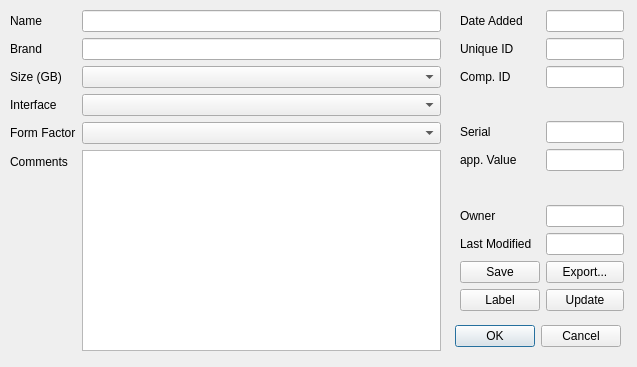
<?xml version="1.0" encoding="UTF-8"?>
<ui version="4.0">
 <class>NewEntryDialog</class>
 <widget class="QDialog" name="NewEntryDialog">
  <property name="geometry">
   <rect>
    <x>0</x>
    <y>0</y>
    <width>637</width>
    <height>367</height>
   </rect>
  </property>
  <property name="windowTitle">
   <string>Hard Drive</string>
  </property>
  <property name="modal">
   <bool>true</bool>
  </property>
  <widget class="QDialogButtonBox" name="buttonBox">
   <property name="geometry">
    <rect>
     <x>450</x>
     <y>320</y>
     <width>171</width>
     <height>32</height>
    </rect>
   </property>
   <property name="orientation">
    <enum>Qt::Horizontal</enum>
   </property>
   <property name="standardButtons">
    <set>QDialogButtonBox::Cancel|QDialogButtonBox::Ok</set>
   </property>
  </widget>
  <widget class="QWidget" name="formLayoutWidget">
   <property name="geometry">
    <rect>
     <x>10</x>
     <y>10</y>
     <width>431</width>
     <height>341</height>
    </rect>
   </property>
   <layout class="QFormLayout" name="formLayout">
    <item row="0" column="0">
     <widget class="QLabel" name="label">
      <property name="text">
       <string>Name</string>
      </property>
     </widget>
    </item>
    <item row="1" column="0">
     <widget class="QLabel" name="label_2">
      <property name="text">
       <string>Brand</string>
      </property>
     </widget>
    </item>
    <item row="2" column="0">
     <widget class="QLabel" name="label_3">
      <property name="text">
       <string>Size (GB)</string>
      </property>
     </widget>
    </item>
    <item row="3" column="0">
     <widget class="QLabel" name="label_4">
      <property name="text">
       <string>Interface</string>
      </property>
     </widget>
    </item>
    <item row="4" column="0">
     <widget class="QLabel" name="label_5">
      <property name="text">
       <string>Form Factor</string>
      </property>
     </widget>
    </item>
    <item row="5" column="0">
     <widget class="QLabel" name="label_6">
      <property name="text">
       <string>Comments</string>
      </property>
     </widget>
    </item>
    <item row="0" column="1">
     <widget class="QLineEdit" name="nameField"/>
    </item>
    <item row="1" column="1">
     <widget class="QLineEdit" name="brandField"/>
    </item>
    <item row="2" column="1">
     <widget class="QComboBox" name="sizeBox"/>
    </item>
    <item row="3" column="1">
     <widget class="QComboBox" name="interfaceBox"/>
    </item>
    <item row="4" column="1">
     <widget class="QComboBox" name="formfacBox"/>
    </item>
    <item row="5" column="1">
     <widget class="QPlainTextEdit" name="commentsText"/>
    </item>
   </layout>
  </widget>
  <widget class="QWidget" name="formLayoutWidget_2">
   <property name="geometry">
    <rect>
     <x>460</x>
     <y>10</y>
     <width>164</width>
     <height>301</height>
    </rect>
   </property>
   <layout class="QFormLayout" name="formLayout_2">
    <property name="fieldGrowthPolicy">
     <enum>QFormLayout::AllNonFixedFieldsGrow</enum>
    </property>
    <item row="0" column="0">
     <widget class="QLabel" name="label_7">
      <property name="text">
       <string>Date Added</string>
      </property>
     </widget>
    </item>
    <item row="0" column="1">
     <widget class="QLineEdit" name="dateAddedBox">
      <property name="readOnly">
       <bool>true</bool>
      </property>
     </widget>
    </item>
    <item row="1" column="0">
     <widget class="QLabel" name="label_8">
      <property name="text">
       <string>Unique ID</string>
      </property>
     </widget>
    </item>
    <item row="1" column="1">
     <widget class="QLineEdit" name="uidBox">
      <property name="readOnly">
       <bool>true</bool>
      </property>
     </widget>
    </item>
    <item row="2" column="0">
     <widget class="QLabel" name="label_9">
      <property name="text">
       <string>Comp. ID</string>
      </property>
     </widget>
    </item>
    <item row="2" column="1">
     <widget class="QLineEdit" name="cidBox">
      <property name="readOnly">
       <bool>true</bool>
      </property>
     </widget>
    </item>
    <item row="3" column="0" colspan="2">
     <spacer name="verticalSpacer">
      <property name="orientation">
       <enum>Qt::Vertical</enum>
      </property>
      <property name="sizeHint" stdset="0">
       <size>
        <width>20</width>
        <height>40</height>
       </size>
      </property>
     </spacer>
    </item>
    <item row="4" column="0">
     <widget class="QLabel" name="label_10">
      <property name="text">
       <string>Serial</string>
      </property>
     </widget>
    </item>
    <item row="4" column="1">
     <widget class="QLineEdit" name="serialBox"/>
    </item>
    <item row="5" column="0">
     <widget class="QLabel" name="label_11">
      <property name="text">
       <string>app. Value</string>
      </property>
     </widget>
    </item>
    <item row="5" column="1">
     <widget class="QLineEdit" name="valueBox"/>
    </item>
    <item row="7" column="0">
     <widget class="QLabel" name="label_12">
      <property name="text">
       <string>Owner</string>
      </property>
     </widget>
    </item>
    <item row="7" column="1">
     <widget class="QLineEdit" name="ownerBox">
      <property name="readOnly">
       <bool>true</bool>
      </property>
     </widget>
    </item>
    <item row="8" column="0">
     <widget class="QLabel" name="label_13">
      <property name="text">
       <string>Last Modified</string>
      </property>
     </widget>
    </item>
    <item row="8" column="1">
     <widget class="QLineEdit" name="lastModified">
      <property name="readOnly">
       <bool>true</bool>
      </property>
     </widget>
    </item>
    <item row="9" column="0">
     <widget class="QPushButton" name="pushButton">
      <property name="text">
       <string>Save</string>
      </property>
     </widget>
    </item>
    <item row="9" column="1">
     <widget class="QPushButton" name="pushButton_2">
      <property name="text">
       <string>Export...</string>
      </property>
     </widget>
    </item>
    <item row="10" column="0">
     <widget class="QPushButton" name="pushButton_3">
      <property name="text">
       <string>Label</string>
      </property>
     </widget>
    </item>
    <item row="10" column="1">
     <widget class="QPushButton" name="pushButton_4">
      <property name="text">
       <string>Update</string>
      </property>
     </widget>
    </item>
    <item row="6" column="1">
     <spacer name="verticalSpacer_2">
      <property name="orientation">
       <enum>Qt::Vertical</enum>
      </property>
      <property name="sizeHint" stdset="0">
       <size>
        <width>20</width>
        <height>40</height>
       </size>
      </property>
     </spacer>
    </item>
   </layout>
  </widget>
 </widget>
 <resources/>
 <connections>
  <connection>
   <sender>buttonBox</sender>
   <signal>accepted()</signal>
   <receiver>NewEntryDialog</receiver>
   <slot>accept()</slot>
   <hints>
    <hint type="sourcelabel">
     <x>248</x>
     <y>254</y>
    </hint>
    <hint type="destinationlabel">
     <x>157</x>
     <y>274</y>
    </hint>
   </hints>
  </connection>
  <connection>
   <sender>buttonBox</sender>
   <signal>rejected()</signal>
   <receiver>NewEntryDialog</receiver>
   <slot>reject()</slot>
   <hints>
    <hint type="sourcelabel">
     <x>316</x>
     <y>260</y>
    </hint>
    <hint type="destinationlabel">
     <x>286</x>
     <y>274</y>
    </hint>
   </hints>
  </connection>
 </connections>
</ui>
